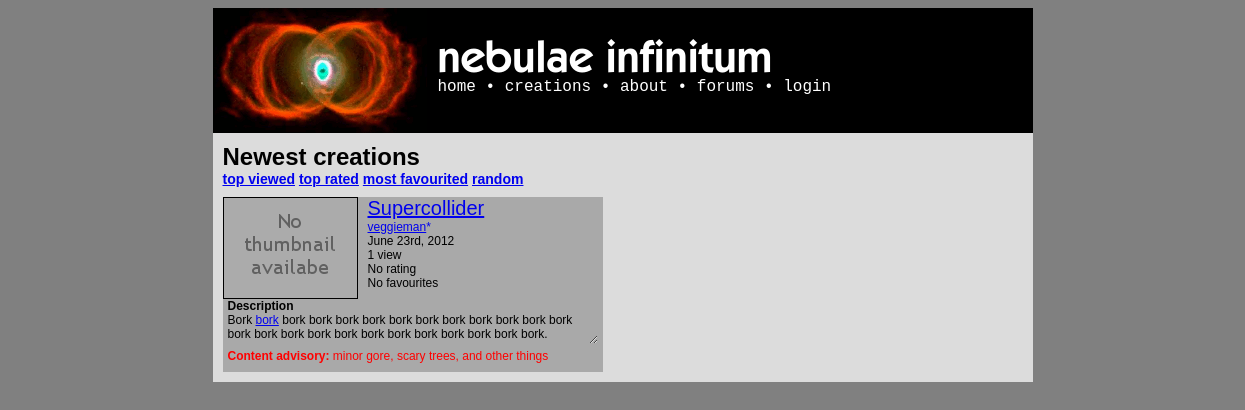
The page /creations.php on the database as committed earlier.
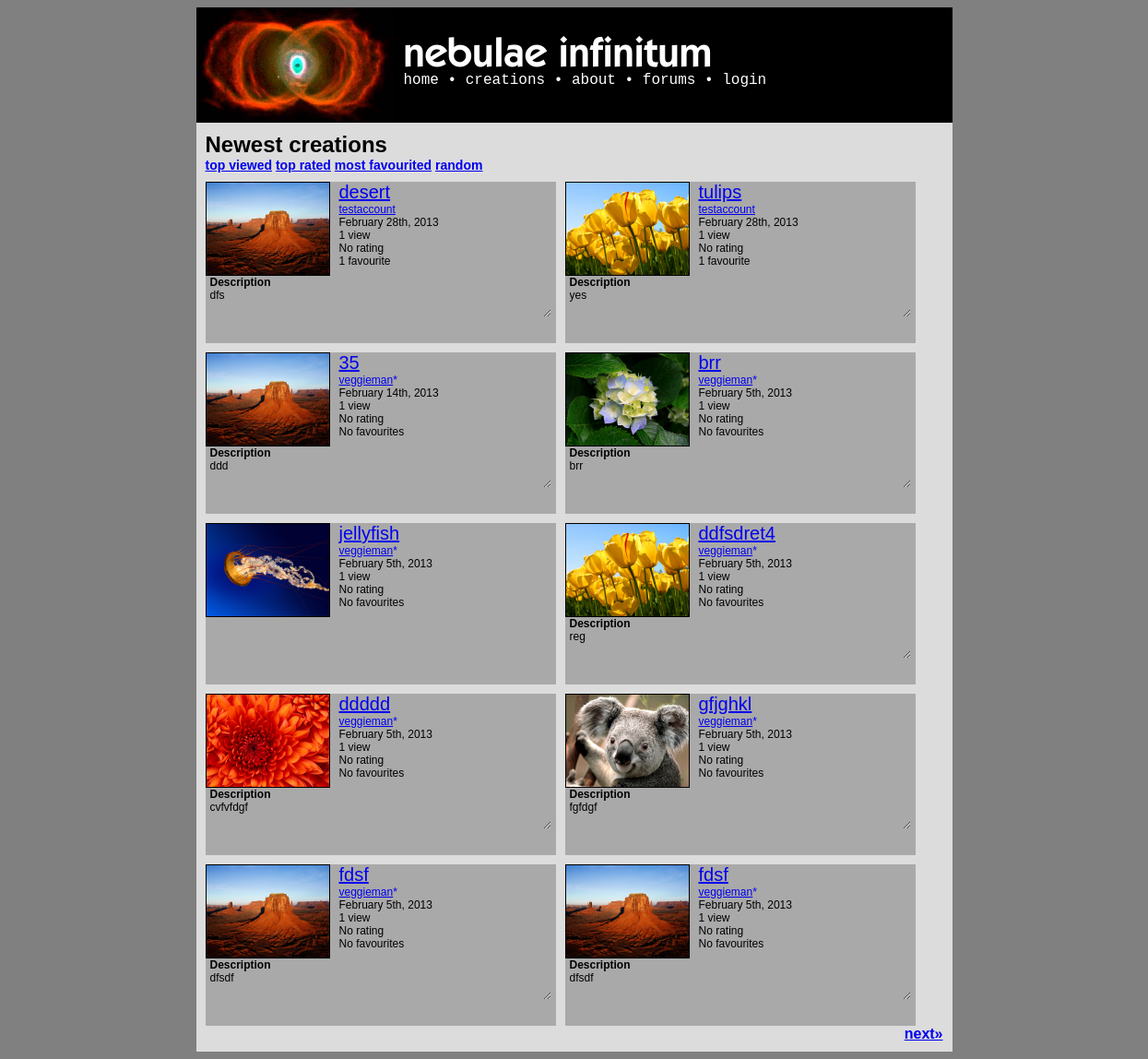
The same page on the database as committed later.
### tables this page shows
CREATE TABLE IF NOT EXISTS `creations` (
  `id` int(50) NOT NULL AUTO_INCREMENT,
  `name` varchar(50) NOT NULL,
  `type` enum('writing','flash','scratch','artwork','audio') NOT NULL,
  `ownerid` int(25) NOT NULL,
  `created` timestamp NULL DEFAULT NULL,
  `modified` timestamp NULL DEFAULT CURRENT_TIMESTAMP,
  `hidden` enum('no','censored','flagged','approved','byowner','deleted') NOT NULL DEFAULT 'no',
  `filetype` varchar(7) NOT NULL,
  `filename` varchar(25) NOT NULL,
  `descr` text,
  `advisory` text,
  `views` int(11) NOT NULL DEFAULT '0',
  `favourites` int(11) NOT NULL DEFAULT '0',
  `rating` decimal(2,1) NOT NULL DEFAULT '0.0',
  `license` enum('copyright','cc-0','cc-by','cc-by-nd','cc-by-sa','cc-by-nc','cc-by-nc-nd','cc-by-nc-sa','mit','gpl','bsd') NOT NULL DEFAULT 'copyright',
  PRIMARY KEY (`id`)
);

CREATE TABLE IF NOT EXISTS `users` (
  `id` int(50) NOT NULL AUTO_INCREMENT,
  `username` varchar(25) NOT NULL,
  `registered` timestamp NOT NULL DEFAULT CURRENT_TIMESTAMP,
  `rank` enum('user','mod','admin') NOT NULL DEFAULT 'user',
  `password` varchar(64) NOT NULL,
  `location` varchar(50) DEFAULT NULL,
  `banstatus` enum('unbanned','banned','deleted') NOT NULL DEFAULT 'unbanned',
  `banneduntil` date DEFAULT NULL,
  `bandate` date DEFAULT NULL,
  `icon` varchar(50) DEFAULT NULL,
  `about` text,
  `age` int(3) DEFAULT NULL,
  `gender` varchar(1) DEFAULT NULL,
  `email` varchar(50) NOT NULL,
  `registerip` varchar(20) NOT NULL,
  `banreason` text,
  `sb2player` enum('flash','js') NOT NULL DEFAULT 'flash',
  `notifications` enum('all','noreplies','nocomments','none') NOT NULL DEFAULT 'all',
  PRIMARY KEY (`id`)
);

### config/functions.php (called while the page is built, shortened)
<?php
function bbcode_parse_description($text){
	$bbcode = new BBCode;
	$bbcode->RemoveRule('acronym');
	$bbcode->RemoveRule('color');
	$bbcode->RemoveRule('size');
	$bbcode->RemoveRule('quote');
	$bbcode->RemoveRule('font');
	$bbcode->RemoveRule('wiki');
	$bbcode->RemoveRule('img');
	$bbcode->RemoveRule('rule');
	$bbcode->RemoveRule('br');
	$bbcode->RemoveRule('center');
	$bbcode->RemoveRule('left');
	$bbcode->RemoveRule('right');
	$bbcode->RemoveRule('indent');
	$bbcode->RemoveRule('columns');
	$bbcode->RemoveRule('nextcol');
	$bbcode->RemoveRule('code');
	$bbcode->RemoveRule('list');
	$bbcode->RemoveRule('*');
	return $bbcode->Parse($text);
}
?>

### creations.php (the view, shortened to what the rows shown need)
<?php
$mode="newest";
if(isset($_GET['page'])) $page=(int)$_GET['page'];
else $page=1;
switch($mode){
	case "newest":
	default:
		$creations=mysql_query("SELECT * FROM creations WHERE hidden='no' OR hidden='approved' ORDER BY created DESC LIMIT ".($page*10-10).",10");
}
require_once("templates/creations_template.php");
function displayCreations($mysql,$cur_user,$admin){
	if(isset($mysql)){
		while($creation=mysql_fetch_array($mysql)){
			$user=mysql_fetch_array(mysql_query("SELECT * FROM users WHERE id=".$creation['ownerid']));
			echo '<div class="creationblock">';
			if(file_exists('data/thumbs/'.$creation['id'].'.png')) echo '<a href="creation.php?id='.$creation['id'].'"><img class="creationblockthumb" src="data/thumbs/'.$creation['id'].'.png"/></a>';
			else echo '<a href="creation.php?id='.$creation['id'].'"><img class="creationblockthumb" src="data/thumbs/default.png"/></a>';
			$creationtitle=strlen(stripslashes($creation['name']))>20?substr(stripslashes($creation['name']),0,20)."&hellip;":stripslashes($creation['name']);
			echo '<div class="creationblockhead"><a href="creation.php?id='.$creation['id'].'" class="creationblocktitle">'.$creationtitle.'</a>';
			echo '<div><a href="user.php?id='.$user['id'].'">'.$user['username'].'</a>';if ($user['rank'] == "admin" || $user['rank'] == "mod") echo '<a href="info/staff.php" style="text-decoration:none;">'.STAFF_SYMBOL.'</a>';echo "</div>";
			echo '<div>'.date("F jS, Y", strtotime($creation['created'])).'</div>';
			switch($creation['views']){
				case 1:
					$views="1 view";
					break;
			}
			echo '<div>'.$views.'</div>';
			$rating=($creation['rating']==0)?"No rating":"Rated ".$creation['rating'];
			echo '<div>'.$rating.'</div>';
			switch($creation['favourites']){
				case 1:
					$favourites="1 favourite";
					break;
				case 0:
					$favourites="No favourites";
					break;
			}
			echo '<div>'.$favourites.'</div></div>';
			if(isset($creation['descr'])&&trim($creation['descr'])!=""){
				$creationdesc=str_replace("<br />\n<br />\n"," ",bbcode_parse_description(stripslashes($creation['descr'])));
				echo '<div class="creationblockdesc"><strong style="display:block">Description</strong>'.$creationdesc.'</div>';
			}
			if(isset($creation['advisory'])&&trim($creation['advisory'])!=""){
				$creationadv=strlen(stripslashes($creation['advisory']))>100?substr(stripslashes($creation['advisory']),0,100)."&hellip;":stripslashes($creation['advisory']);
				echo '<div class="creationblockadv"><strong>Content advisory:</strong> '.$creationadv.'</div>';
			}
			echo '</div>';
		}
	}
	else echo 'An error occurred. Please try reloading the page or, if the error continues to occur, contact a <a href="info/admin.php">site administrator</a>.';
}
?>

### config/include/nbbc.php (shortened to what the rows shown need)
<?php
class BBCodeLexer {
var $state;
var $input;
var $ptr;
var $verbatim;
function BBCodeLexer($string, $tagmarker = '[') {
$regex_beginmarkers = Array( '[' => '\[', '<' => '<', '{' => '\{', '(' => '\(' );
$regex_endmarkers = Array( '[' => '\]', '<' => '>', '{' => '\}', '(' => '\)' );
$endmarkers = Array( '[' => ']', '<' => '>', '{' => '}', '(' => ')' );
$e = $regex_endmarkers[$tagmarker];
$b = $regex_beginmarkers[$tagmarker];
$this->pat_main = "/( "
. "{$b}"
. "(?! -- | ' | !-- | {$b}{$b} )"
. "(?: [^\\n\\r{$b}{$e}] | \\\" [^\\\"\\n\\r]* \\\" | \\' [^\\'\\n\\r]* \\' )*"
. "{$e}"
. "| {$b}{$b} (?: [^{$e}\\r\\n] | {$e}[^{$e}\\r\\n] )* {$e}{$e}"
. "| {$b} (?: -- | ' ) (?: [^{$e}\\n\\r]* ) {$e}"
. "| {$b}!-- (?: [^-] | -[^-] | --[^{$e}] )* --{$e}"
. "| -----+"
. "| \\x0D\\x0A | \\x0A\\x0D | \\x0D | \\x0A"
. "| [\\x00-\\x09\\x0B-\\x0C\\x0E-\\x20]+(?=[\\x0D\\x0A{$b}]|-----|$)"
. "| (?<=[\\x0D\\x0A{$e}]|-----|^)[\\x00-\\x09\\x0B-\\x0C\\x0E-\\x20]+"
. " )/Dx";
$this->input = preg_split($this->pat_main, $string, -1, PREG_SPLIT_DELIM_CAPTURE);
$this->pat_comment = "/^ {$b} (?: -- | ' ) /Dx";
$this->pat_comment2 = "/^ {$b}!-- (?: [^-] | -[^-] | --[^{$e}] )* --{$e} $/Dx";
$this->pat_wiki = "/^ {$b}{$b} ([^\\|]*) (?:\\|(.*))? {$e}{$e} $/Dx";
$this->ptr = 0;
$this->unget = false;
$this->state = BBCODE_LEXSTATE_TEXT;
$this->verbatim = false;
}
function NextToken() {
while (true) {
if ($this->ptr >= count($this->input)) {
return $this->token = BBCODE_EOI;
}
$this->text = preg_replace("/[\\x00-\\x08\\x0B-\\x0C\\x0E-\\x1F]/", "",
$this->input[$this->ptr++]);
if ($this->verbatim) {
$this->tag = false;
if ($this->state == BBCODE_LEXSTATE_TEXT) {
$this->state = BBCODE_LEXSTATE_TAG;
$token_type = BBCODE_TEXT;
}
else {
$this->state = BBCODE_LEXSTATE_TEXT;
switch (ord(substr($this->text, 0, 1))) {
case 10:
case 13:
$token_type = BBCODE_NL;
break;
default:
$token_type = BBCODE_WS;
break;
case 45:
case 40:
case 60:
case 91:
case 123:
$token_type = BBCODE_TEXT;
break;
}
}
if (strlen($this->text) > 0)
return $this->token = $token_type;
}
else if ($this->state == BBCODE_LEXSTATE_TEXT) {
$this->state = BBCODE_LEXSTATE_TAG;
if (strlen($this->text) > 0)
return $this->token = BBCODE_TEXT;
}
else {
switch (ord(substr($this->text, 0, 1))) {
default:
$this->state = BBCODE_LEXSTATE_TEXT;
return $this->token = BBCODE_WS;
case 40:
case 60:
case 91:
case 123:
$this->tag = $this->Internal_DecodeTag($this->text);
$this->state = BBCODE_LEXSTATE_TEXT;
return $this->token = ($this->tag['_end'] ? BBCODE_ENDTAG : BBCODE_TAG);
}
}
}
}
function Internal_StripQuotes($string) {
if (preg_match("/^\\\"(.*)\\\"$/", $string, $matches))
return $matches[1];
else if (preg_match("/^\\'(.*)\\'$/", $string, $matches))
return $matches[1];
else return $string;
}
function Internal_ClassifyPiece($ptr, $pieces) {
if ($ptr >= count($pieces)) return -1;
$piece = $pieces[$ptr];
if ($piece == '=') return '=';
else if (preg_match("/^[\\'\\\"]/", $piece)) return '"';
else if (preg_match("/^[\\x00-\\x20]+$/", $piece)) return ' ';
else return 'A';
}
function Internal_DecodeTag($tag) {
$result = Array('_tag' => $tag, '_endtag' => '', '_name' => '',
'_hasend' => false, '_end' => false, '_default' => false);
$tag = substr($tag, 1, strlen($tag)-2);
$ch = ord(substr($tag, 0, 1));
$pieces = preg_split("/(\\\"[^\\\"]+\\\"|\\'[^\\']+\\'|=|[\\x00-\\x20]+)/",
$tag, -1, PREG_SPLIT_DELIM_CAPTURE|PREG_SPLIT_NO_EMPTY);
$ptr = 0;
if (@substr($pieces[$ptr], 0, 1) == '/') {
$result['_name'] = strtolower(substr($pieces[$ptr++], 1));
$result['_end'] = true;
}
else {
$result['_name'] = strtolower($pieces[$ptr++]);
$result['_end'] = false;
}
while (($type = $this->Internal_ClassifyPiece($ptr, $pieces)) == ' ')
$ptr++;
$params = Array();
if ($type != '=') {
$result['_default'] = false;
$params[] = Array('key' => '', 'value' => '');
}
else {
$ptr++;
while (($type = $this->Internal_ClassifyPiece($ptr, $pieces)) == ' ')
$ptr++;
if ($type == "\"")
$value = $this->Internal_StripQuotes($pieces[$ptr++]);
else {
$start = $ptr;
while (($type = $this->Internal_ClassifyPiece($ptr, $pieces)) != -1) {
$ptr++;
}
if ($type == -1) $ptr--;
$value = "";
for (; $start <= $ptr; $start++) {
if ($this->Internal_ClassifyPiece($start, $pieces) == ' ')
$value .= " ";
else $value .= $this->Internal_StripQuotes($pieces[$start]);
}
$value = trim($value);
}
$result['_default'] = $value;
$params[] = Array('key' => '', 'value' => $value);
}
$result['_params'] = $params;
return $result;
}
}
class BBCodeLibrary {
function DoURL($bbcode, $action, $name, $default, $params, $content) {
if ($action == BBCODE_CHECK) return true;
$url = is_string($default) ? $default : $bbcode->UnHTMLEncode(strip_tags($content));
if ($bbcode->IsValidURL($url)) {
if ($bbcode->url_targetable !== false && isset($params['target']))
$target = " target=\"" . htmlspecialchars($params['target']) . "\"";
else $target = "";
return '<a href="' . htmlspecialchars($url) . '" class="bbcode_url"' . $target . '>' . $content . '</a>';
}
else return htmlspecialchars($params['_tag']) . $content . htmlspecialchars($params['_endtag']);
}
}
class BBCode {
var $tag_rules;
var $defaults;
var $current_class;
var $root_class;
var $start_tags;
var $allow_ampersand;
var $tag_marker;
var $plain_mode;
var $detect_urls;
var $output_limit;
var $enable_smileys;
var $debug;
function BBCode() {
$this->defaults = new BBCodeLibrary;
$this->tag_rules = $this->defaults->default_tag_rules;
$this->enable_smileys = false;
$this->pre_trim = "";
$this->post_trim = "";
$this->root_class = 'block';
$this->start_tags = Array();
$this->tag_marker = '[';
$this->current_class = $this->root_class;
$this->debug = false;
$this->output_limit = 0;
$this->plain_mode = false;
$this->detect_urls = false;
$this->url_targetable = false;
}
function GetDefaultWikiURL() { return '/?page='; }
function GetDefaultLocalImgDir() { return "img"; }
function GetDefaultLocalImgURL() { return "img"; }
function GetDefaultRuleHTML() { return "\n<hr class=\"bbcode_rule\" />\n"; }
function GetDefaultSmileyDir() { return "smileys"; }
function GetDefaultSmileyURL() { return "smileys"; }
function IsValidURL($string, $email_too = true) {
if (preg_match("/^
(?:https?|ftp):\\/\\/
(?:
(?:[a-zA-Z0-9](?:[a-zA-Z0-9-]*[a-zA-Z0-9])?\\.)+
[a-zA-Z0-9]
(?:[a-zA-Z0-9-]*[a-zA-Z0-9])?
|
\\[
(?:(?:25[0-5]|2[0-4][0-9]|[01]?[0-9][0-9]?)\\.){3}
(?:
25[0-5]|2[0-4][0-9]|[01]?[0-9][0-9]?|[a-zA-Z0-9-]*[a-zA-Z0-9]:
(?:[\\x01-\\x08\\x0B\\x0C\\x0E-\\x1F\\x21-\\x5A\\x53-\\x7F]
|\\\\[\\x01-\\x09\\x0B\\x0C\\x0E-\\x7F])+
)
\\]
)
(?::[0-9]{1,5})?
(?:[\\/\\?\\#][^\\n\\r]*)?
$/Dx", $string)) return true;
return false;
}
function HTMLEncode($string) {
if (!$this->allow_ampersand)
return htmlspecialchars($string);
else return str_replace(Array('<', '>', '"'),
Array('&lt;', '&gt;', '&quot;'), $string);
}
function FixupOutput($string) {
if (!$this->detect_urls) {
$output = $this->Internal_ProcessSmileys($string);
}
return $output;
}
function Internal_ProcessSmileys($string) {
if (!$this->enable_smileys || $this->plain_mode) {
$output = $this->HTMLEncode($string);
}
return $output;
}
function Internal_CollectTextReverse($array, $start = 0, $end = 0) {
for ($start = intval($start); $start >= $end; $start--)
print $array[$start][BBCODE_STACK_TEXT];
$output = ob_get_contents();
return $output;
}
function Internal_GenerateOutput($pos) {
$output = Array();
while (count($this->stack) > $pos) {
$token = array_pop($this->stack);
if ($token[BBCODE_STACK_TOKEN] != BBCODE_TAG) {
$output[] = $token;
}
}
return $output;
}
function Internal_FinishTag($tag_name) {
if (isset($this->start_tags[$tag_name])
&& count($this->start_tags[$tag_name]))
$pos = array_pop($this->start_tags[$tag_name]);
else $pos = -1;
$newpos = $this->Internal_CleanupWSByIteratingPointer(@$this->tag_rules[$tag_name]['after_tag'],
$pos+1, $this->stack);
$output = $this->Internal_GenerateOutput($newpos);
$newend = $this->Internal_CleanupWSByIteratingPointer(@$this->tag_rules[$tag_name]['before_endtag'],
0, $output);
$output = $this->Internal_CollectTextReverse($output, count($output) - 1, $newend);
return $output;
}
function Internal_ComputeCurrentClass() {
if (count($this->stack) > 0)
$this->current_class = $this->stack[count($this->stack)-1][BBCODE_STACK_CLASS];
else $this->current_class = $this->root_class;
}
function Internal_CleanupWSByPoppingStack($pattern, &$array) {
if (strlen($pattern) <= 0) return;
}
function Internal_CleanupWSByIteratingPointer($pattern, $pos, $array) {
if (strlen($pattern) <= 0) return $pos;
return $pos;
}
function DoTag($action, $tag_name, $default_value, $params, $contents) {
$tag_rule = @$this->tag_rules[$tag_name];
switch ($action) {
case BBCODE_CHECK:
switch (@$tag_rule['mode']) {
case BBCODE_MODE_LIBRARY:
$result = @call_user_func(Array($this->defaults, @$tag_rule['method']), $this, BBCODE_CHECK,
$tag_name, $default_value, $params, $contents);
break;
}
return $result;
case BBCODE_OUTPUT:
switch (@$tag_rule['mode']) {
case BBCODE_MODE_LIBRARY:
$result = @call_user_func(Array($this->defaults, @$tag_rule['method']), $this, BBCODE_OUTPUT,
$tag_name, $default_value, $params, $contents);
break;
}
return $result;
}
}
function Internal_ParseStartTagToken() {
$tag_params = $this->lexer->tag;
$tag_name = @$tag_params['_name'];
$tag_rule = $this->tag_rules[$tag_name];
if (isset($tag_rule['class']))
$newclass = $tag_rule['class'];
else $newclass = $this->root_class;
$this->stack[] = Array(
BBCODE_STACK_TOKEN => $this->lexer->token,
BBCODE_STACK_TEXT => $this->FixupOutput($this->lexer->text),
BBCODE_STACK_TAG => $this->lexer->tag,
BBCODE_STACK_CLASS => ($this->current_class = $newclass),
);
if (!isset($this->start_tags[$tag_name]))
$this->start_tags[$tag_name] = Array(count($this->stack)-1);
else $this->start_tags[$tag_name][] = count($this->stack)-1;
}
function Internal_ParseEndTagToken() {
$tag_params = $this->lexer->tag;
$tag_name = @$tag_params['_name'];
$contents = $this->Internal_FinishTag($tag_name);
$start_tag_node = array_pop($this->stack);
$start_tag_params = $start_tag_node[BBCODE_STACK_TAG];
$this->Internal_CleanupWSByPoppingStack(@$this->tag_rules[$tag_name]['before_tag'], $this->stack);
$start_tag_params['_endtag'] = $tag_params['_tag'];
$start_tag_params['_hasend'] = true;
$output = $this->DoTag(BBCODE_OUTPUT, $tag_name, @$start_tag_params['_default'],
$start_tag_params, $contents);
$this->stack[] = Array(
BBCODE_STACK_TOKEN => BBCODE_TEXT,
BBCODE_STACK_TEXT => $output,
BBCODE_STACK_TAG => false,
BBCODE_STACK_CLASS => $this->current_class,
);
}
function Parse($string) {
$this->lexer = new BBCodeLexer($string, $this->tag_marker);
$this->lexer->debug = $this->debug;
$old_output_limit = $this->output_limit;
$this->stack = Array();
$this->start_tags = Array();
while (true) {
if (($token_type = $this->lexer->NextToken()) == BBCODE_EOI) {
break;
}
switch ($token_type) {
case BBCODE_TEXT:
$this->stack[] = Array(
BBCODE_STACK_TOKEN => BBCODE_TEXT,
BBCODE_STACK_TEXT => $this->FixupOutput($this->lexer->text),
BBCODE_STACK_TAG => false,
BBCODE_STACK_CLASS => $this->current_class,
);
break;
case BBCODE_WS:
$this->stack[] = Array(
BBCODE_STACK_TOKEN => BBCODE_WS,
BBCODE_STACK_TEXT => $this->lexer->text,
BBCODE_STACK_TAG => false,
BBCODE_STACK_CLASS => $this->current_class,
);
break;
case BBCODE_TAG:
$this->Internal_ParseStartTagToken();
break;
case BBCODE_ENDTAG:
$this->Internal_ParseEndTagToken();
break;
}
}
$result = $this->Internal_GenerateOutput(0);
$result = $this->Internal_CollectTextReverse($result, count($result) - 1);
$this->output_limit = $old_output_limit;
return $result;
}
}

Rows that differ between the two databases and show on the page:
no longer on this page (row edited): creations: name "Supercollider", ownerid.username "veggieman", created "June 23rd, 2012", views "1 view", rating "No rating", favourites "No favourites", start "Bork", start "bork", start "bork bork bork bork bork bork bork bork bork bork bork bork bork bork bork bork bork bork bork bork bork bork bork.", advisory "minor gore, scary trees, and other things"
added creations: name "desert", ownerid.username "testaccount", created "February 28th, 2013", views "1 view", rating "No rating", favourites "1 favourite", start "dfs"
added creations: name "tulips", ownerid.username "testaccount", created "February 28th, 2013", views "1 view", rating "No rating", favourites "1 favourite", start "yes"
added creations: name "35", ownerid.username "veggieman", created "February 14th, 2013", views "1 view", rating "No rating", favourites "No favourites", start "ddd"
added creations: shows a picture, name "brr", ownerid.username "veggieman", created "February 5th, 2013", views "1 view", rating "No rating", favourites "No favourites", start "brr"
added creations: shows a picture, name "jellyfish", ownerid.username "veggieman", created "February 5th, 2013", views "1 view", rating "No rating", favourites "No favourites"
added creations: name "ddfsdret4", ownerid.username "veggieman", created "February 5th, 2013", views "1 view", rating "No rating", favourites "No favourites", start "reg"
added creations: shows a picture, name "ddddd", ownerid.username "veggieman", created "February 5th, 2013", views "1 view", rating "No rating", favourites "No favourites", start "cvfvfdgf"
added creations: shows a picture, name "gfjghkl", ownerid.username "veggieman", created "February 5th, 2013", views "1 view", rating "No rating", favourites "No favourites", start "fgfdgf"
added creations: name "fdsf", ownerid.username "veggieman", created "February 5th, 2013", views "1 view", rating "No rating", favourites "No favourites", start "dfsdf"
added creations: name "fdsf", ownerid.username "veggieman", created "February 5th, 2013", views "1 view", rating "No rating", favourites "No favourites", start "dfsdf"
Other text that changed with them:
text now shown: "next»"
